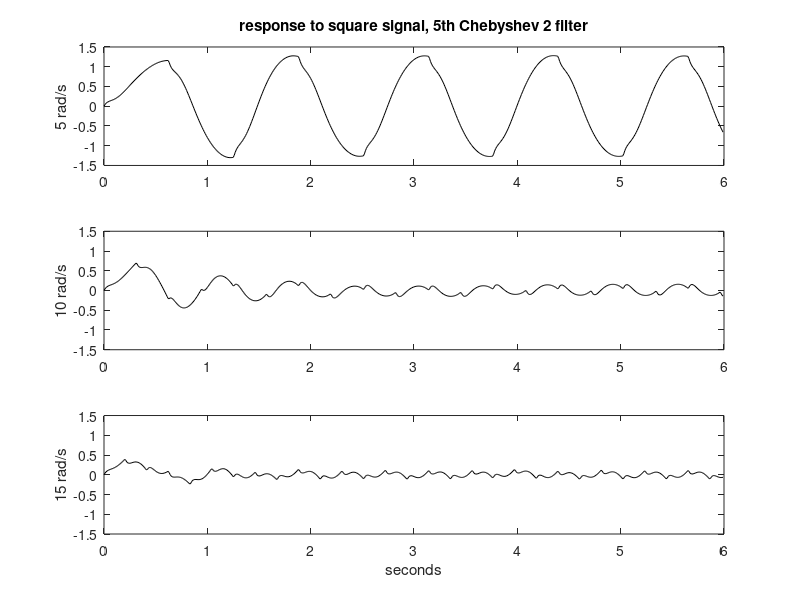

MATLAB code to generate this figure:
% Response of Chebyshev 2 filter to square signal near cut-off
wc=10; % desired cut-off frequency
N=5; % order of the filter
Rs=20; %stop-band ripple
[num,den]=cheby2(N,Rs, wc,'s'); %analog Chebyshev 2 filter
G=tf(num,den); %transfer function
fs=100; %sampling frequency in Hz
tiv=1/fs; %time interval between samples;
t=0:tiv:(6-tiv); %time intervals set (6 seconds)

% Input square signal 1
wu=5; %signal frequency in rad/s
u=square(wu*t); %input signal data set
[y,ty]=lsim(G,u,t); %computes the system output
subplot(3,1,1); plot(t,y,'k'); %plots output signal
axis([0 6 -1.5 1.5]); ylabel('5 rad/s')
title('response to square signal, 5th Chebyshev 2 filter');

% Input square signal 2
wu=10; %signal frequency in rad/s
u=square(wu*t); %input signal data set
[y,ty]=lsim(G,u,t); %computes the system output
subplot(3,1,2); plot(t,y,'k'); %plots output signal
axis([0 6 -1.5 1.5]); ylabel('10 rad/s')

% Input square signal 3
wu=15; %signal frequency in rad/s
u=square(wu*t); %input signal data set
[y,ty]=lsim(G,u,t); %computes the system output
subplot(3,1,3); plot(t,y,'k'); %plots output signal
axis([0 6 -1.5 1.5]); ylabel('15 rad/s')

xlabel('seconds'); 
